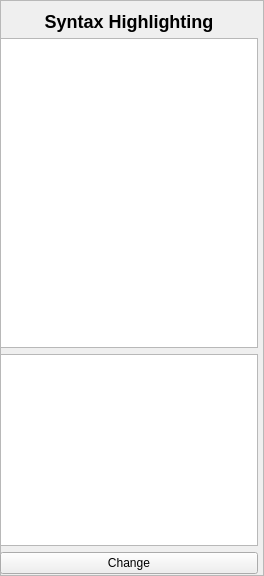
<?xml version="1.0" encoding="UTF-8"?>
<ui version="4.0">
 <class>syntaxTools</class>
 <widget class="QFrame" name="syntaxTools">
  <property name="geometry">
   <rect>
    <x>0</x>
    <y>0</y>
    <width>264</width>
    <height>576</height>
   </rect>
  </property>
  <property name="sizePolicy">
   <sizepolicy hsizetype="MinimumExpanding" vsizetype="MinimumExpanding">
    <horstretch>0</horstretch>
    <verstretch>0</verstretch>
   </sizepolicy>
  </property>
  <property name="windowTitle">
   <string>Syntax Highlighting</string>
  </property>
  <property name="frameShape">
   <enum>QFrame::StyledPanel</enum>
  </property>
  <property name="frameShadow">
   <enum>QFrame::Plain</enum>
  </property>
  <widget class="QWidget" name="">
   <property name="geometry">
    <rect>
     <x>0</x>
     <y>11</y>
     <width>258</width>
     <height>563</height>
    </rect>
   </property>
   <layout class="QVBoxLayout" name="verticalLayout">
    <item>
     <widget class="QLabel" name="heading">
      <property name="text">
       <string>&lt;h2&gt;Syntax Highlighting&lt;/h2&gt;</string>
      </property>
      <property name="textFormat">
       <enum>Qt::RichText</enum>
      </property>
      <property name="alignment">
       <set>Qt::AlignCenter</set>
      </property>
     </widget>
    </item>
    <item>
     <widget class="QListView" name="languageListView">
      <property name="sizePolicy">
       <sizepolicy hsizetype="Expanding" vsizetype="MinimumExpanding">
        <horstretch>0</horstretch>
        <verstretch>0</verstretch>
       </sizepolicy>
      </property>
      <property name="minimumSize">
       <size>
        <width>0</width>
        <height>300</height>
       </size>
      </property>
      <property name="maximumSize">
       <size>
        <width>16777215</width>
        <height>16777215</height>
       </size>
      </property>
      <property name="verticalScrollBarPolicy">
       <enum>Qt::ScrollBarAsNeeded</enum>
      </property>
      <property name="wordWrap">
       <bool>true</bool>
      </property>
     </widget>
    </item>
    <item>
     <widget class="QListView" name="colourOptionsListView">
      <property name="sizePolicy">
       <sizepolicy hsizetype="Expanding" vsizetype="Preferred">
        <horstretch>0</horstretch>
        <verstretch>0</verstretch>
       </sizepolicy>
      </property>
      <property name="maximumSize">
       <size>
        <width>16777215</width>
        <height>200</height>
       </size>
      </property>
      <property name="wordWrap">
       <bool>true</bool>
      </property>
     </widget>
    </item>
    <item>
     <widget class="QPushButton" name="syntaxButton">
      <property name="toolTip">
       <string>Change syntax highlighting, background and foreground colours.</string>
      </property>
      <property name="text">
       <string>Change</string>
      </property>
     </widget>
    </item>
   </layout>
  </widget>
 </widget>
 <resources/>
 <connections/>
</ui>
